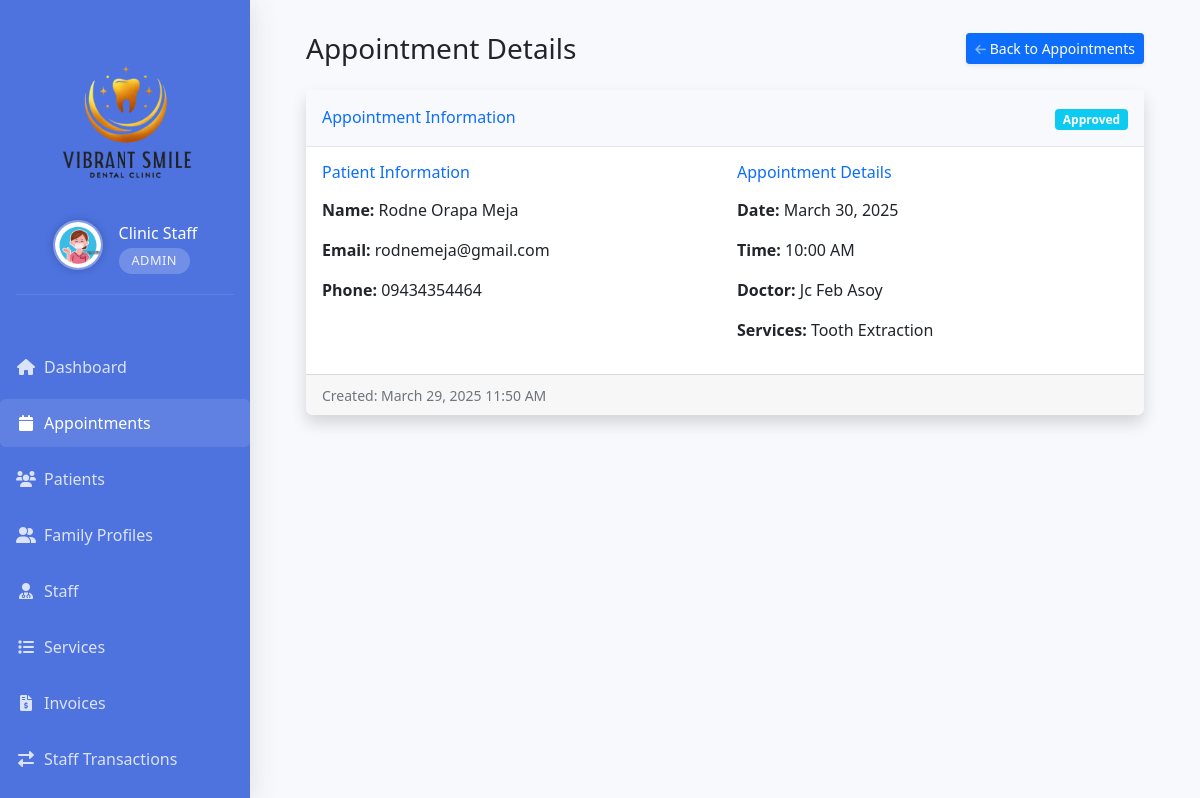
The page /admin/view_appointment.php?id=138 (signed in) on the database its author committed.
### tables this page shows
CREATE TABLE `users` (
  `id` int(11) NOT NULL,
  `username` varchar(50) NOT NULL,
  `password` varchar(255) NOT NULL,
  `role` enum('admin','doctor','patient') NOT NULL,
  `email` varchar(100) NOT NULL,
  `first_name` varchar(50) NOT NULL DEFAULT '',
  `middle_name` varchar(50) NOT NULL DEFAULT '',
  `last_name` varchar(50) NOT NULL DEFAULT '',
  `phone` varchar(20) DEFAULT NULL,
  `created_at` timestamp NOT NULL DEFAULT current_timestamp(),
  `updated_at` timestamp NOT NULL DEFAULT current_timestamp() ON UPDATE current_timestamp(),
  `active` tinyint(1) DEFAULT 1,
  `email_verified` tinyint(1) DEFAULT 0,
  `profile_picture` varchar(255) DEFAULT NULL
);

CREATE TABLE `appointments` (
  `id` int(11) NOT NULL,
  `patient_id` int(11) NOT NULL,
  `doctor_id` int(11) DEFAULT NULL,
  `appointment_date` date NOT NULL,
  `appointment_time` time NOT NULL,
  `status` enum('pending','scheduled','approved','completed','cancelled') NOT NULL DEFAULT 'pending',
  `notes` text DEFAULT NULL,
  `created_at` timestamp NOT NULL DEFAULT current_timestamp(),
  `updated_at` timestamp NOT NULL DEFAULT current_timestamp() ON UPDATE current_timestamp(),
  `service_id` int(11) DEFAULT NULL,
  `end_time` time DEFAULT NULL,
  `reschedule_count` int(11) DEFAULT 0
);

### admin/view_appointment.php (the view, shortened to what this page needs)
<?php
require_once "../config/database.php";
$appointment_id = $_GET['id'];
$sql = "SELECT
    a.*,
    CONCAT(u.first_name, ' ', COALESCE(u.middle_name, ''), ' ', u.last_name) as patient_name,
    u.email as patient_email,
    u.phone as patient_phone,
    CONCAT(du.first_name, ' ', du.last_name) as doctor_name,
    (
        SELECT GROUP_CONCAT(DISTINCT s.name SEPARATOR ', ')
        FROM (
            SELECT service_id
            FROM appointment_services
            WHERE appointment_id = ?
            UNION
            SELECT service_id
            FROM appointments
            WHERE id = ? AND service_id IS NOT NULL
        ) as all_services
        JOIN services s ON all_services.service_id = s.id
    ) as services
FROM appointments a
LEFT JOIN patients p ON a.patient_id = p.id
LEFT JOIN users u ON p.user_id = u.id
LEFT JOIN doctors d ON a.doctor_id = d.id
LEFT JOIN users du ON d.user_id = du.id
WHERE a.id = ?";
$stmt = mysqli_prepare($conn, $sql);
mysqli_stmt_bind_param($stmt, "iii", $appointment_id, $appointment_id, $appointment_id);
mysqli_stmt_execute($stmt);
$result = mysqli_stmt_get_result($stmt);
$appointment = mysqli_fetch_assoc($result);
$current_page = "appointments";
require_once "includes/header.php";
?>
<div class="container-fluid">
    <div class="d-sm-flex align-items-center justify-content-between mb-4">
        <h1 class="h3 mb-0 text-gray-800">Appointment Details</h1>
        <a href="appointments.php" class="btn btn-sm btn-primary shadow-sm">
            <i class="fas fa-arrow-left fa-sm text-white-50"></i> Back to Appointments
        </a>
    </div>
    <div class="row">
        <div class="col-12">
            <div class="card shadow mb-4">
                <div class="card-header py-3 d-flex justify-content-between align-items-center">
                    <h6 class="m-0 font-weight-bold text-primary">Appointment Information</h6>
                    <div>
                        <span class="badge bg-<?php
                            echo $appointment['status'] === 'completed' ? 'success' :
                                ($appointment['status'] === 'cancelled' ? 'danger' :
                                ($appointment['status'] === 'pending' ? 'warning' : 'info'));
                        ?>">
                            <?php echo ucfirst($appointment['status']); ?>
                        </span>
                    </div>
                </div>
                <div class="card-body">
                    <div class="row">
                        <div class="col-md-6">
                            <h6 class="text-primary mb-3">Patient Information</h6>
                            <p><strong>Name:</strong> <?php echo htmlspecialchars($appointment['patient_name']); ?></p>
                            <p><strong>Email:</strong> <?php echo htmlspecialchars($appointment['patient_email']); ?></p>
                            <p><strong>Phone:</strong> <?php echo htmlspecialchars($appointment['patient_phone']); ?></p>
                        </div>
                        <div class="col-md-6">
                            <h6 class="text-primary mb-3">Appointment Details</h6>
                            <p><strong>Date:</strong> <?php echo date('F d, Y', strtotime($appointment['appointment_date'])); ?></p>
                            <p><strong>Time:</strong> <?php echo date('h:i A', strtotime($appointment['appointment_time'])); ?></p>
                            <p><strong>Doctor:</strong> <?php echo htmlspecialchars($appointment['doctor_name'] ?? 'Not assigned'); ?></p>
                            <p><strong>Services:</strong> <?php echo htmlspecialchars($appointment['services'] ?? 'No services selected'); ?></p>
                        </div>
                    </div>
                </div>
                <div class="card-footer">
                    <div class="d-flex justify-content-between align-items-center">
                        <div>
                            <small class="text-muted">Created: <?php echo date('F d, Y h:i A', strtotime($appointment['created_at'])); ?></small>
                        </div>
                    </div>
                </div>
            </div>
        </div>
    </div>
</div>
<?php require_once "includes/footer.php"; ?>

### admin/includes/header.php (shortened to what this page needs)
<!DOCTYPE html>
<html lang="en">
<head>
    <link href="https://cdn.jsdelivr.net/npm/bootstrap@5.1.3/dist/css/bootstrap.min.css" rel="stylesheet">
    <link href="https://cdnjs.cloudflare.com/ajax/libs/font-awesome/6.0.0/css/all.min.css" rel="stylesheet">
    <link href="https://cdn.jsdelivr.net/npm/sweetalert2@11.7.32/dist/sweetalert2.min.css" rel="stylesheet">
    <link href="https://cdn.jsdelivr.net/npm/fullcalendar@5.11.3/main.min.css" rel="stylesheet">
</head>
<body>
    <div class="container-fluid">
        <div class="row">
            <div class="col-lg-2 px-0 sidebar" id="sidebar">
                <div class="logo-container">
                    <img src="../assets/images/logo_vibrant.png" alt="Vibrant SmileDental Logo" class="img-fluid logo-img">
                    <?php
                    $admin_id = $_SESSION["id"];
                    $admin_query = "SELECT first_name, last_name, profile_picture FROM users WHERE id = ?";
                    $admin_stmt = mysqli_prepare($conn, $admin_query);
                    mysqli_stmt_bind_param($admin_stmt, "i", $admin_id);
                    mysqli_stmt_execute($admin_stmt);
                    $admin_result = mysqli_stmt_get_result($admin_stmt);
                    $admin_info = mysqli_fetch_assoc($admin_result);
                    $admin_name = $admin_info['first_name'] . ' ' . $admin_info['last_name'];
                    $profile_pic = $admin_info['profile_picture'] ? '../' . $admin_info['profile_picture'] : '../assets/img/default-profile.png';
                    ?>
                    <div class="admin-profile mb-3">
                        <div class="d-flex align-items-center justify-content-center">
                            <img src="<?php echo $profile_pic; ?>" alt="Admin Profile" class="admin-profile-img rounded-circle me-3">
                            <div class="text-start">
                                <h4 class="text-white mb-0"><?php echo htmlspecialchars($admin_name); ?></h4>
                                <span class="admin-label">Admin</span>
                            </div>
                        </div>
                    </div>
                </div>
                <ul class="nav flex-column">
                    <li class="nav-item">
                        <a class="nav-link <?php echo $current_page === 'dashboard' ? 'active' : ''; ?>" href="dashboard.php">
                            <i class="fas fa-home me-2"></i> Dashboard
                        </a>
                    </li>
                    <li class="nav-item">
                        <a class="nav-link <?php echo $current_page === 'appointments' ? 'active' : ''; ?>" href="appointments.php">
                            <i class="fas fa-calendar me-2"></i> Appointments
                        </a>
                    </li>
                    <li class="nav-item">
                        <a class="nav-link <?php echo $current_page === 'patients' ? 'active' : ''; ?>" href="patients.php">
                            <i class="fas fa-users me-2"></i> Patients
                        </a>
                    </li>
                    <li class="nav-item">
                        <a class="nav-link <?php echo $current_page === 'family_profiles' ? 'active' : ''; ?>" href="family_profiles.php">
                            <i class="fas fa-user-friends me-2"></i> Family Profiles
                        </a>
                    </li>
                    <li class="nav-item">
                        <a class="nav-link <?php echo $current_page === 'staff' ? 'active' : ''; ?>" href="staff.php">
                            <i class="fas fa-user-md me-2"></i> Staff
                        </a>
                    </li>
                    <li class="nav-item">
                        <a class="nav-link <?php echo $current_page === 'services' ? 'active' : ''; ?>" href="services.php">
                            <i class="fas fa-list me-2"></i> Services
                        </a>
                    </li>
                    <li class="nav-item">
                        <a class="nav-link <?php echo $current_page === 'invoices' ? 'active' : ''; ?>" href="invoices.php">
                            <i class="fas fa-file-invoice-dollar me-2"></i> Invoices
                        </a>
                    </li>
                    <li class="nav-item">
                        <a class="nav-link <?php echo $current_page === 'transactions' ? 'active' : ''; ?>" href="transactions.php">
                            <i class="fas fa-exchange-alt me-2"></i> Staff Transactions
                        </a>
                    </li>
                    <li class="nav-item">
                        <a class="nav-link <?php echo $current_page === 'reports' ? 'active' : ''; ?>" href="reports.php">
                        </a>
                    </li>
                </ul>
            </div>
            <div class="col-lg-10 main-content" id="mainContent">

### admin/includes/header.php (style rules this page uses)
body { background: #f8f9fc; overflow-x: hidden; }
.sidebar { min-height: 100vh; background: #4e73df; color: white; padding: 1rem; position: fixed; left: 0; top: 0; z-index: 1000; transition: all 0.3s ease; width: 250px; overflow-y: auto; box-shadow: 0 0.15rem 1.75rem 0 rgba(58, 59, 69, 0.15); }
.sidebar .nav-link { color: rgba(255,255,255,.8); padding: 0.75rem 1rem; border-radius: 0.35rem; margin-bottom: 0.5rem; transition: all 0.3s ease; white-space: nowrap; display: flex; align-items: center; }
.sidebar .nav-link i { width: 20px; text-align: center; margin-right: 0.5rem; }
.sidebar .nav-link.active { background: rgba(255,255,255,.1); color: white; font-weight: 500; }
.main-content { padding: 2rem; margin-left: 250px; transition: all 0.3s ease; min-height: 100vh; position: relative; }
.card { border: none; border-radius: 0.35rem; box-shadow: 0 0.15rem 1.75rem 0 rgba(58, 59, 69, 0.15); margin-bottom: 1.5rem; }
.card-header { background-color: #f8f9fc; border-bottom: 1px solid #e3e6f0; padding: 1rem; }
.logo-container { padding: 1rem; margin-bottom: 1rem; text-align: center; border-radius: 0.5rem; }
.logo-container img { max-width: 180px; height: auto; margin-bottom: 0.5rem; transition: transform 0.3s ease; }
.logo-container h4 { margin: 0; font-size: 1.2rem; color: rgba(255, 255, 255, 0.9); font-weight: 500; }
.logo-container .admin-label { display: inline-block; background: rgba(255, 255, 255, 0.2); color: rgba(255, 255, 255, 0.9); padding: 0.2rem 0.8rem; border-radius: 1rem; font-size: 0.8rem; margin-top: 0.3rem; font-weight: 500; letter-spacing: 0.5px; text-transform: uppercase; }
@media (min-width: 992px) { .sidebar { transform: none !important; display: block !important; width: 250px !important; position: fixed !important; height: 100vh !important; z-index: 1000 !important; } }
@media (min-width: 992px) { .main-content { margin-left: 250px !important; width: calc(100% - 250px) !important; } }
.admin-profile { padding-bottom: 1rem; border-bottom: 1px solid rgba(255, 255, 255, 0.1); margin-bottom: 1rem; }
.admin-profile-img { width: 50px; height: 50px; object-fit: cover; border: 2px solid rgba(255, 255, 255, 0.3); box-shadow: 0 0 10px rgba(0, 0, 0, 0.2); }
.admin-profile h4 { font-size: 1rem; font-weight: 500; }
.logo-img { max-width: 120px; margin: 0 auto; display: block; }

### rows shown on the page
users: profile_picture (picture), admin_name "Clinic Staff"
appointments: status "Approved", appointment_date "March 30, 2025", appointment_time "10:00 AM", created_at "March 29, 2025 11:50 AM"

### other values the page prints
$appointment['patient_name'] "Rodne Orapa Meja"
$appointment['patient_email'] "rodnemeja@gmail.com"
$appointment['patient_phone'] "09434354464"
$appointment['doctor_name'] "Jc Feb Asoy"
$appointment['services'] "Tooth Extraction"
